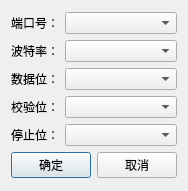
<?xml version="1.0" encoding="UTF-8"?>
<ui version="4.0">
 <class>Dialog</class>
 <widget class="QDialog" name="Dialog">
  <property name="geometry">
   <rect>
    <x>0</x>
    <y>0</y>
    <width>178</width>
    <height>191</height>
   </rect>
  </property>
  <property name="windowTitle">
   <string>配置端口</string>
  </property>
  <layout class="QGridLayout" name="gridLayout">
   <item row="0" column="0">
    <layout class="QVBoxLayout" name="verticalLayout_3">
     <item>
      <layout class="QHBoxLayout" name="horizontalLayout" stretch="2,6">
       <item>
        <layout class="QVBoxLayout" name="verticalLayout_2">
         <item>
          <widget class="QLabel" name="label">
           <property name="text">
            <string>端口号：</string>
           </property>
          </widget>
         </item>
         <item>
          <widget class="QLabel" name="label_2">
           <property name="text">
            <string>波特率：</string>
           </property>
          </widget>
         </item>
         <item>
          <widget class="QLabel" name="label_3">
           <property name="text">
            <string>数据位：</string>
           </property>
          </widget>
         </item>
         <item>
          <widget class="QLabel" name="label_4">
           <property name="text">
            <string>校验位：</string>
           </property>
          </widget>
         </item>
         <item>
          <widget class="QLabel" name="label_5">
           <property name="text">
            <string>停止位：</string>
           </property>
          </widget>
         </item>
        </layout>
       </item>
       <item>
        <layout class="QVBoxLayout" name="verticalLayout">
         <item>
          <widget class="QComboBox" name="cbox_port"/>
         </item>
         <item>
          <widget class="QComboBox" name="cbox_baudrate"/>
         </item>
         <item>
          <widget class="QComboBox" name="cbox_databit"/>
         </item>
         <item>
          <widget class="QComboBox" name="cbox_paritybit"/>
         </item>
         <item>
          <widget class="QComboBox" name="cbox_stopbit"/>
         </item>
        </layout>
       </item>
      </layout>
     </item>
     <item>
      <layout class="QHBoxLayout" name="horizontalLayout_2">
       <item>
        <widget class="QPushButton" name="btn_portconfig_Open">
         <property name="text">
          <string>确定</string>
         </property>
        </widget>
       </item>
       <item>
        <widget class="QPushButton" name="btn_portconfig_Cancel">
         <property name="text">
          <string>取消</string>
         </property>
        </widget>
       </item>
      </layout>
     </item>
    </layout>
   </item>
  </layout>
 </widget>
 <resources/>
 <connections>
  <connection>
   <sender>btn_portconfig_Open</sender>
   <signal>clicked()</signal>
   <receiver>Dialog</receiver>
   <slot>accept()</slot>
   <hints>
    <hint type="sourcelabel">
     <x>48</x>
     <y>162</y>
    </hint>
    <hint type="destinationlabel">
     <x>88</x>
     <y>95</y>
    </hint>
   </hints>
  </connection>
  <connection>
   <sender>btn_portconfig_Cancel</sender>
   <signal>clicked()</signal>
   <receiver>Dialog</receiver>
   <slot>reject()</slot>
   <hints>
    <hint type="sourcelabel">
     <x>129</x>
     <y>162</y>
    </hint>
    <hint type="destinationlabel">
     <x>88</x>
     <y>95</y>
    </hint>
   </hints>
  </connection>
 </connections>
</ui>
